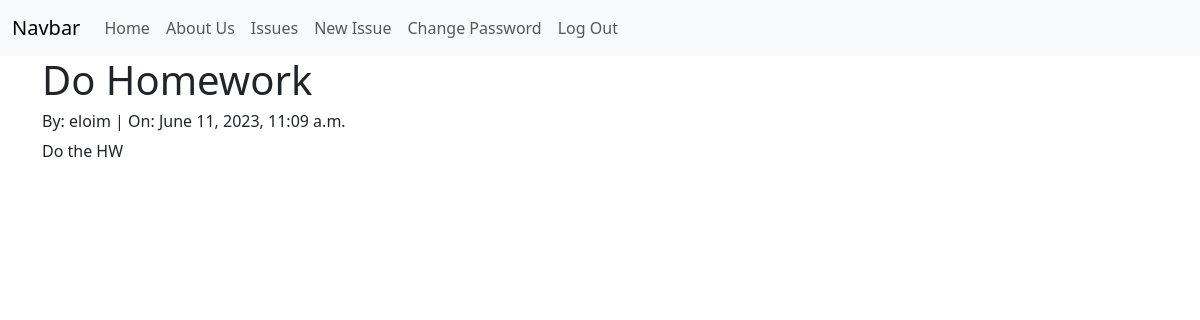
Page /issues/2/detail/ (signed in) on the committed database.
### issues/models.py (models this page shows, shortened)
class Issue(models.Model):
    summary = models.CharField(max_length=256)
    body = models.TextField()
    assignee = models.ForeignKey(
        get_user_model(),
        on_delete=models.CASCADE
    )
    reporter = models.ForeignKey(
        get_user_model(),
        on_delete=models.CASCADE,
        related_name="reporter"
    )
    status = models.ForeignKey(
        Status,
        on_delete=models.CASCADE
    )
    priority = models.ForeignKey(
        Priority,
        on_delete=models.CASCADE
    )
    created_on = models.DateTimeField(auto_now_add=True)
    updated_on = models.DateTimeField(blank=True, null=True, default=None)

### accounts/models.py (models this page shows)
class CustomUser(AbstractUser):
    role = models.ForeignKey(
        Role,
        on_delete=models.CASCADE,
        null=True, blank=True
    )
    team = models.ForeignKey(
        Team,
        on_delete=models.CASCADE,
        null=True, blank=True
    )

### issues/views.py (the view)
# urls.py: path('<int:pk>/detail/', views.IssueDetailView.as_view(), name="detail"),
class IssueDetailView(LoginRequiredMixin, DetailView):
    template_name = "issues/detail.html"
    model = Issue

### templates/issues/detail.html (shortened to what this page needs)
{% extends 'base.html' %}
{% block content %}
<div class="container">
    <h1>{{ issue.summary }}</h1>
    <h6>By: {{ issue.reporter }} | On: {{ issue.created_on }}</h6>
    <p>{{ issue.body }}</p>
</div>
{% endblock content %}

### rows in the picture
Issue: summary "Do Homework", reporter "eloim", created_on "June 11, 2023, 11:09 a.m.", body "Do the HW"
